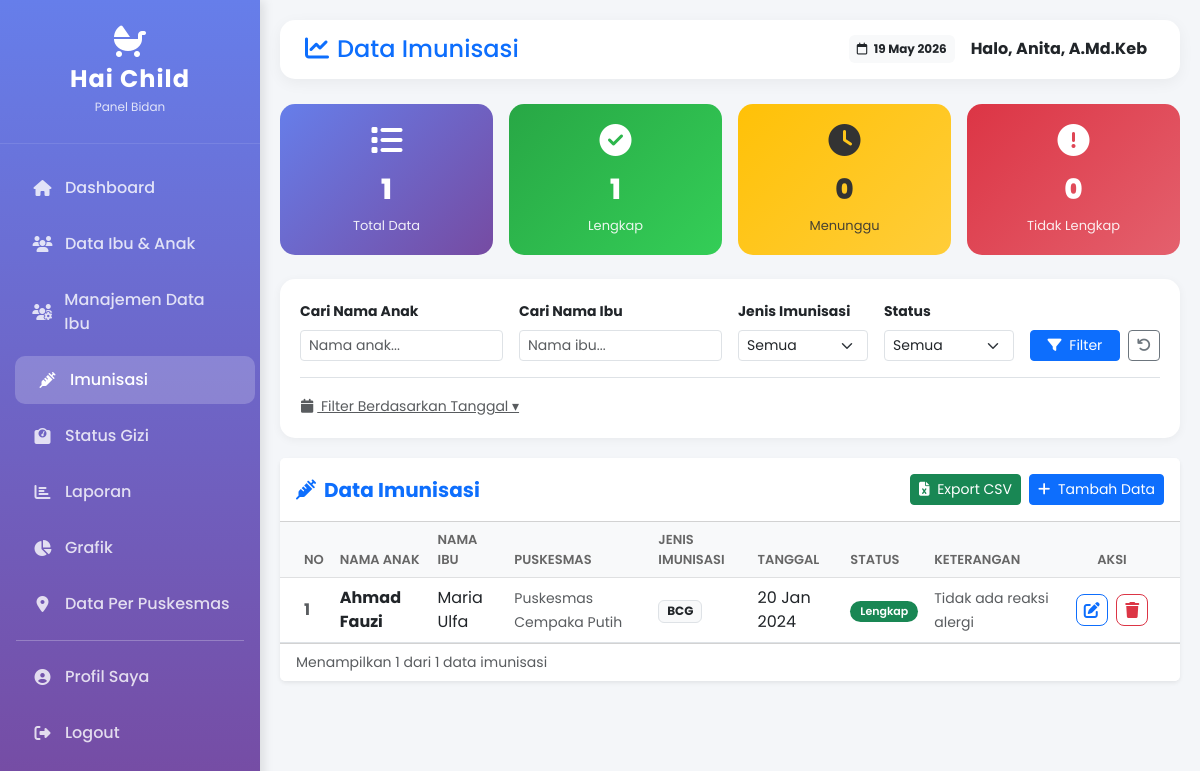
The page /bidan/imunisasi.php (signed in) on the database its author committed.
### tables this page shows
CREATE TABLE `imunisasi` (
  `id` int(11) NOT NULL,
  `ibu_anak_id` int(11) NOT NULL,
  `jenis_imunisasi` varchar(100) NOT NULL,
  `tanggal_imunisasi` date NOT NULL,
  `status` enum('lengkap','tidak_lengkap','menunggu') NOT NULL DEFAULT 'menunggu',
  `keterangan` text DEFAULT NULL,
  `created_at` timestamp NOT NULL DEFAULT current_timestamp()
);

CREATE TABLE `ibu_anak` (
  `id` int(11) NOT NULL,
  `user_id` int(11) NOT NULL,
  `nama_ibu` varchar(100) NOT NULL,
  `nama_anak` varchar(100) NOT NULL,
  `tanggal_lahir_anak` date NOT NULL,
  `jenis_kelamin` enum('L','P') NOT NULL,
  `puskesmas` varchar(100) NOT NULL DEFAULT 'Puskesmas Cempaka Putih',
  `created_at` timestamp NOT NULL DEFAULT current_timestamp(),
  `updated_at` timestamp NOT NULL DEFAULT current_timestamp() ON UPDATE current_timestamp()
);

### bidan/imunisasi.php (the view, shortened to what this page needs)
<?php
require_once '../includes/header_bidan.php';
$database = new Database();
$db = $database->getConnection();
$where_clauses = [];
$params = [];
$where_sql = !empty($where_clauses) ? "WHERE " . implode(" AND ", $where_clauses) : "";
$query = "SELECT i.*, ia.nama_anak, ia.nama_ibu, ia.puskesmas
          FROM imunisasi i
          JOIN ibu_anak ia ON i.ibu_anak_id = ia.id
          $where_sql
          ORDER BY i.tanggal_imunisasi DESC, i.created_at DESC";
$stmt = $db->prepare($query);
$stmt->execute($params);
$data = $stmt->fetchAll(PDO::FETCH_ASSOC);
$stats = [
    'total' => count($data),
    'lengkap' => 0,
    'menunggu' => 0,
    'tidak_lengkap' => 0
];
foreach ($data as $d) {
    if ($d['status'] == 'lengkap') $stats['lengkap']++;
    elseif ($d['status'] == 'menunggu') $stats['menunggu']++;
    else $stats['tidak_lengkap']++;
}
?>
<div class="row g-3 mb-4">
    <div class="col-6 col-md-3">
        <div class="stat-card total">
            <i class="fas fa-list fa-2x mb-2"></i>
            <div class="stat-number"><?php echo $stats['total']; ?></div>
            <div class="stat-label">Total Data</div>
        </div>
    </div>
    <div class="col-6 col-md-3">
        <div class="stat-card lengkap">
            <i class="fas fa-check-circle fa-2x mb-2"></i>
            <div class="stat-number"><?php echo $stats['lengkap']; ?></div>
            <div class="stat-label">Lengkap</div>
        </div>
    </div>
    <div class="col-6 col-md-3">
        <div class="stat-card menunggu">
            <i class="fas fa-clock fa-2x mb-2"></i>
            <div class="stat-number"><?php echo $stats['menunggu']; ?></div>
            <div class="stat-label">Menunggu</div>
        </div>
    </div>
    <div class="col-6 col-md-3">
        <div class="stat-card tidak">
            <i class="fas fa-exclamation-circle fa-2x mb-2"></i>
            <div class="stat-number"><?php echo $stats['tidak_lengkap']; ?></div>
            <div class="stat-label">Tidak Lengkap</div>
        </div>
    </div>
</div>
<div class="filter-card">
    <form method="GET" class="row g-3 align-items-end">
        <div class="col-md-3">
            <label class="form-label small fw-bold">Cari Nama Anak</label>
            <input type="text" name="search_anak" class="form-control form-control-sm"
                   placeholder="Nama anak..." value="<?php echo htmlspecialchars($_GET['search_anak'] ?? ''); ?>">
        </div>
        <div class="col-md-3">
            <label class="form-label small fw-bold">Cari Nama Ibu</label>
            <input type="text" name="search_ibu" class="form-control form-control-sm"
                   placeholder="Nama ibu..." value="<?php echo htmlspecialchars($_GET['search_ibu'] ?? ''); ?>">
        </div>
        <div class="col-md-2">
            <label class="form-label small fw-bold">Jenis Imunisasi</label>
            <select name="jenis" class="form-select form-select-sm">
                <option value="">Semua</option>
            </select>
        </div>
        <div class="col-md-2">
            <label class="form-label small fw-bold">Status</label>
            <select name="status" class="form-select form-select-sm">
                <option value="">Semua</option>
            </select>
        </div>
        <div class="col-md-2 d-flex gap-2">
            <button type="submit" class="btn btn-primary btn-sm flex-fill">
                <i class="fas fa-filter me-1"></i> Filter
            </button>
            <a href="imunisasi.php" class="btn btn-outline-secondary btn-sm">
                <i class="fas fa-undo"></i>
            </a>
        </div>
    </form>
    <div class="mt-3 pt-3 border-top">
        <button class="btn btn-link btn-sm text-muted p-0" type="button" data-bs-toggle="collapse" data-bs-target="#dateFilter">
            <i class="fas fa-calendar me-1"></i> Filter Berdasarkan Tanggal ▾
        </button>
    </div>
</div>
<div class="card content-card border-0 shadow-sm">
    <div class="card-header bg-white py-3 d-flex justify-content-between align-items-center">
        <h5 class="mb-0 fw-bold text-primary"><i class="fas fa-syringe me-2"></i>Data Imunisasi</h5>
        <div class="d-flex gap-2">
            <a href="export_imunisasi.php?<?php echo http_build_query($_GET); ?>"
               class="btn btn-success btn-sm" target="_blank">
                <i class="fas fa-file-excel me-1"></i> Export CSV
            </a>
            <a href="tambah_imunisasi.php" class="btn btn-primary btn-sm">
                <i class="fas fa-plus me-1"></i> Tambah Data
            </a>
        </div>
    </div>
    <div class="card-body p-0">
        <div class="table-responsive">
            <table class="table table-hover align-middle mb-0">
                <thead class="table-light">
                    <tr>
                        <th class="ps-4" style="width: 50px;">No</th>
                        <th>Nama Anak</th>
                        <th>Nama Ibu</th>
                        <th>Puskesmas</th>
                        <th>Jenis Imunisasi</th>
                        <th>Tanggal</th>
                        <th>Status</th>
                        <th>Keterangan</th>
                        <th class="text-center pe-4" style="width: 120px;">Aksi</th>
                    </tr>
                </thead>
                <tbody>
                    <?php
                    $no = 1;
                    if(count($data) > 0):
                        foreach($data as $row):
                    ?>
                    <tr>
                        <td class="ps-4 fw-bold text-muted"><?php echo $no++; ?></td>
                        <td>
                            <div class="fw-bold"><?php echo htmlspecialchars($row['nama_anak']); ?></div>
                        </td>
                        <td><?php echo htmlspecialchars($row['nama_ibu']); ?></td>
                        <td><small class="text-muted"><?php echo htmlspecialchars($row['puskesmas']); ?></small></td>
                        <td>
                            <span class="badge bg-light text-dark border">
                                <?php echo htmlspecialchars($row['jenis_imunisasi']); ?>
                            </span>
                        </td>
                        <td><?php echo date('d M Y', strtotime($row['tanggal_imunisasi'])); ?></td>
                        <td>
                            <?php
                            $badge_class = match($row['status']) {
                                'lengkap' => 'success',
                                'menunggu' => 'warning',
                                'tidak_lengkap' => 'danger',
                                default => 'secondary'
                            };
                            ?>
                            <span class="badge badge-status bg-<?php echo $badge_class; ?>">
                                <?php echo ucfirst($row['status']); ?>
                            </span>
                        </td>
                        <td>
                            <small class="text-muted" title="<?php echo htmlspecialchars($row['keterangan'] ?? ''); ?>">
                                <?php
                                $ket = htmlspecialchars($row['keterangan'] ?? '-');
                                echo (strlen($ket) > 30) ? substr($ket, 0, 30) . '...' : $ket;
                                ?>
                            </small>
                        </td>
                        <td class="text-center pe-4">
                            <a href="edit_imunisasi.php?id=<?php echo $row['id']; ?>"
                               class="btn btn-action btn-outline-primary" title="Edit">
                                <i class="fas fa-edit"></i>
                            </a>
                            <a href="hapus_imunisasi.php?id=<?php echo $row['id']; ?>"
                               class="btn btn-action btn-outline-danger"
                               onclick="return confirm('Hapus data imunisasi ini?')" title="Hapus">
                                <i class="fas fa-trash"></i>
                            </a>
                        </td>
                    </tr>
                    <?php
                        endforeach;
                    endif; ?>
                </tbody>
            </table>
        </div>
        <?php if(count($data) > 0): ?>
        <div class="card-footer bg-white py-2 small text-muted">
            Menampilkan <?php echo count($data); ?> dari <?php echo $stats['total']; ?> data imunisasi
        </div>
        <?php endif; ?>
    </div>
</div>
<?php require_once '../includes/footer.php'; ?>

### includes/header_bidan.php (style rules this page uses)
body { font-family: 'Poppins', sans-serif; background-color: #f4f6f9; margin: 0; }

### bidan/imunisasi.php (style rules this page uses)
.filter-card { background: white; border-radius: 15px; padding: 20px; margin-bottom: 20px; box-shadow: 0 2px 10px rgba(0,0,0,0.05); }
.stat-card { border-radius: 15px; padding: 20px; text-align: center; color: white; }
.stat-card.total { background: linear-gradient(135deg, #667eea, #764ba2); }
.stat-card.lengkap { background: linear-gradient(135deg, #28a745, #34ce57); }
.stat-card.menunggu { background: linear-gradient(135deg, #ffc107, #ffcd39); color: #333; }
.stat-card.tidak { background: linear-gradient(135deg, #dc3545, #e4606d); }
.stat-number { font-size: 28px; font-weight: 800; margin: 5px 0; }
.stat-label { font-size: 13px; opacity: 0.9; }
.btn-action { width: 32px; height: 32px; padding: 0; display: inline-flex; align-items: center; justify-content: center; border-radius: 8px; margin: 0 2px; }
.table th { font-weight: 600; font-size: 13px; text-transform: uppercase; color: #666; }
.badge-status { font-size: 11px; padding: 5px 10px; border-radius: 20px; font-weight: 600; }

### rows shown on the page
imunisasi: ibu_anak.nama_anak "Ahmad Fauzi", ibu_anak.nama_ibu "Maria Ulfa", ibu_anak.puskesmas "Puskesmas Cempaka Putih", jenis_imunisasi "BCG", tanggal_imunisasi "20 Jan 2024", status "Lengkap", keterangan "Tidak ada reaksi alergi"

### other values the page prints
$page_title "Data Imunisasi"
$_SESSION['nama'] "Anita, A.Md.Keb"
$stats['total'] "1"
$stats['lengkap'] "1"
$stats['menunggu'] "0"
$stats['tidak_lengkap'] "0"
count($data) "1"
